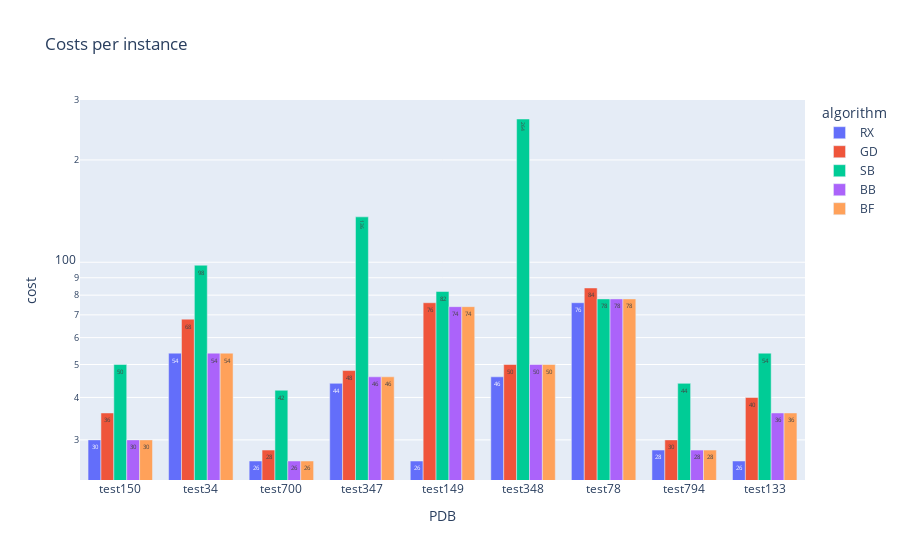

Notebook source saved alongside this figure:
### Code cell
dfA = {'PDB':[],'cost':[], 'algorithm':[]}
for i, row in df.iterrows():
    for c in df.columns:
        if c in ['PDB','|V|','|E|','|S|']:
            continue
        dfA['PDB'].append(row['PDB'])
        dfA['cost'].append(row[c])
        dfA['algorithm'].append(c)
dfA = pd.DataFrame(dfA)
# remove solver
dfA = dfA[dfA['algorithm']!='solver']
# remove nan
dfA = dfA[~dfA['cost'].isna()]
# remove duplicates
dfA = dfA.drop_duplicates(subset=['PDB','algorithm'])
# show
fig = px.bar(dfA, x='PDB', y='cost', color='algorithm', title='Costs per instance', barmode='group', log_y=True, text='cost')
# fig.update_yaxes(range=[1e-2, 1e4])
fig.update_traces(textposition='auto') # set text position
fig.show()
# save fig to file
wdir = os.path.join('latex',nmr_folder)
if not os.path.exists(wdir):
    os.mkdir(wdir)
fig.write_image(os.path.join(wdir,'costs.pdf'))

raise Exception('stop')

### Figure 1 — Plotly figure (JSON) as saved in the notebook; plotly's stock layout.template omitted (floating-point values rounded to 4 significant figures)
{"data": [{"alignmentgroup": "True", "hovertemplate": "algorithm=RX<br>PDB=%{x}<br>cost=%{text}<extra></extra>", "legendgroup": "RX", "marker": {"color": "#636efa", "pattern": {"shape": ""}}, "name": "RX", "offsetgroup": "RX", "orientation": "v", "showlegend": true, "text": [30, 54, 26, 44, 26, 46, 76, 28, 26], "textposition": "auto", "type": "bar", "x": ["test150", "test34", "test700", "test347", "test149", "test348", "test78", "test794", "test133"], "xaxis": "x", "y": [30, 54, 26, 44, 26, 46, 76, 28, 26], "yaxis": "y"}, {"alignmentgroup": "True", "hovertemplate": "algorithm=GD<br>PDB=%{x}<br>cost=%{text}<extra></extra>", "legendgroup": "GD", "marker": {"color": "#EF553B", "pattern": {"shape": ""}}, "name": "GD", "offsetgroup": "GD", "orientation": "v", "showlegend": true, "text": [36, 68, 28, 48, 76, 50, 84, 30, 40], "textposition": "auto", "type": "bar", "x": ["test150", "test34", "test700", "test347", "test149", "test348", "test78", "test794", "test133"], "xaxis": "x", "y": [36, 68, 28, 48, 76, 50, 84, 30, 40], "yaxis": "y"}, {"alignmentgroup": "True", "hovertemplate": "algorithm=SB<br>PDB=%{x}<br>cost=%{text}<extra></extra>", "legendgroup": "SB", "marker": {"color": "#00cc96", "pattern": {"shape": ""}}, "name": "SB", "offsetgroup": "SB", "orientation": "v", "showlegend": true, "text": [50, 98, 42, 136, 82, 264, 78, 44, 54], "textposition": "auto", "type": "bar", "x": ["test150", "test34", "test700", "test347", "test149", "test348", "test78", "test794", "test133"], "xaxis": "x", "y": [50, 98, 42, 136, 82, 264, 78, 44, 54], "yaxis": "y"}, {"alignmentgroup": "True", "hovertemplate": "algorithm=BB<br>PDB=%{x}<br>cost=%{text}<extra></extra>", "legendgroup": "BB", "marker": {"color": "#ab63fa", "pattern": {"shape": ""}}, "name": "BB", "offsetgroup": "BB", "orientation": "v", "showlegend": true, "text": [30, 54, 26, 46, 50, 78, 74, 28, 36], "textposition": "auto", "type": "bar", "x": ["test150", "test34", "test700", "test347", "test348", "test78", "test149", "test794", "test133"], "xaxis": "x", "y": [30, 54, 26, 46, 50, 78, 74, 28, 36], "yaxis": "y"}, {"alignmentgroup": "True", "hovertemplate": "algorithm=BF<br>PDB=%{x}<br>cost=%{text}<extra></extra>", "legendgroup": "BF", "marker": {"color": "#FFA15A", "pattern": {"shape": ""}}, "name": "BF", "offsetgroup": "BF", "orientation": "v", "showlegend": true, "text": [54, 26, 46, 30, 74, 50, 28, 78, 36], "textposition": "auto", "type": "bar", "x": ["test34", "test700", "test347", "test150", "test149", "test348", "test794", "test78", "test133"], "xaxis": "x", "y": [54, 26, 46, 30, 74, 50, 28, 78, 36], "yaxis": "y"}], "layout": {"barmode": "group", "legend": {"title": {"text": "algorithm"}, "tracegroupgap": 0}, "title": {"text": "Costs per instance"}, "xaxis": {"anchor": "y", "domain": [0, 1], "title": {"text": "PDB"}}, "yaxis": {"anchor": "x", "domain": [0, 1], "title": {"text": "cost"}, "type": "log"}}}
